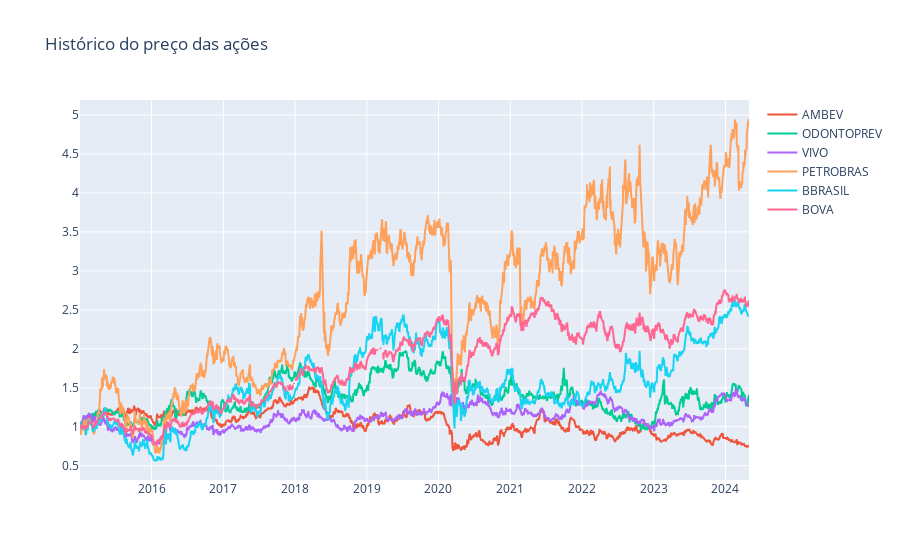

Notebook cell for this chart:
### Code cell
figura = px.line(title = 'Histórico do preço das ações')
for i in acoes_ex_normalizado.columns[1:]:
    figura.add_scatter(x = acoes_ex_normalizado['Date'], y = acoes_ex_normalizado[i], name = i)
figura.show()

# Para dar zoom, basta selecionar uma área do gráfico. Para voltar ao original, ir em autoscale

### Figure 1 — Plotly figure (JSON) as saved in the notebook; plotly's stock layout.template omitted (floating-point values rounded to 4 significant figures; data arrays with more than 128 entries replaced by an {"elided": "..."} marker saying what was removed)
{"data": [{"hovertemplate": "<extra></extra>", "legendgroup": "", "line": {"color": "#636efa", "dash": "solid"}, "marker": {"symbol": "circle"}, "mode": "lines", "name": "", "orientation": "v", "showlegend": false, "type": "scatter", "xaxis": "x", "yaxis": "y"}, {"name": "AMBEV", "type": "scatter", "x": {"elided": "2319 str values"}, "y": {"elided": "2319 float values"}}, {"name": "ODONTOPREV", "type": "scatter", "x": {"elided": "2319 str values"}, "y": {"elided": "2319 float values"}}, {"name": "VIVO", "type": "scatter", "x": {"elided": "2319 str values"}, "y": {"elided": "2319 float values"}}, {"name": "PETROBRAS", "type": "scatter", "x": {"elided": "2319 str values"}, "y": {"elided": "2319 float values"}}, {"name": "BBRASIL", "type": "scatter", "x": {"elided": "2319 str values"}, "y": {"elided": "2319 float values"}}, {"name": "BOVA", "type": "scatter", "x": {"elided": "2319 str values"}, "y": {"elided": "2319 float values"}}], "layout": {"legend": {"tracegroupgap": 0}, "title": {"text": "Histórico do preço das ações"}, "xaxis": {"anchor": "y", "domain": [0, 1]}, "yaxis": {"anchor": "x", "domain": [0, 1]}}}
